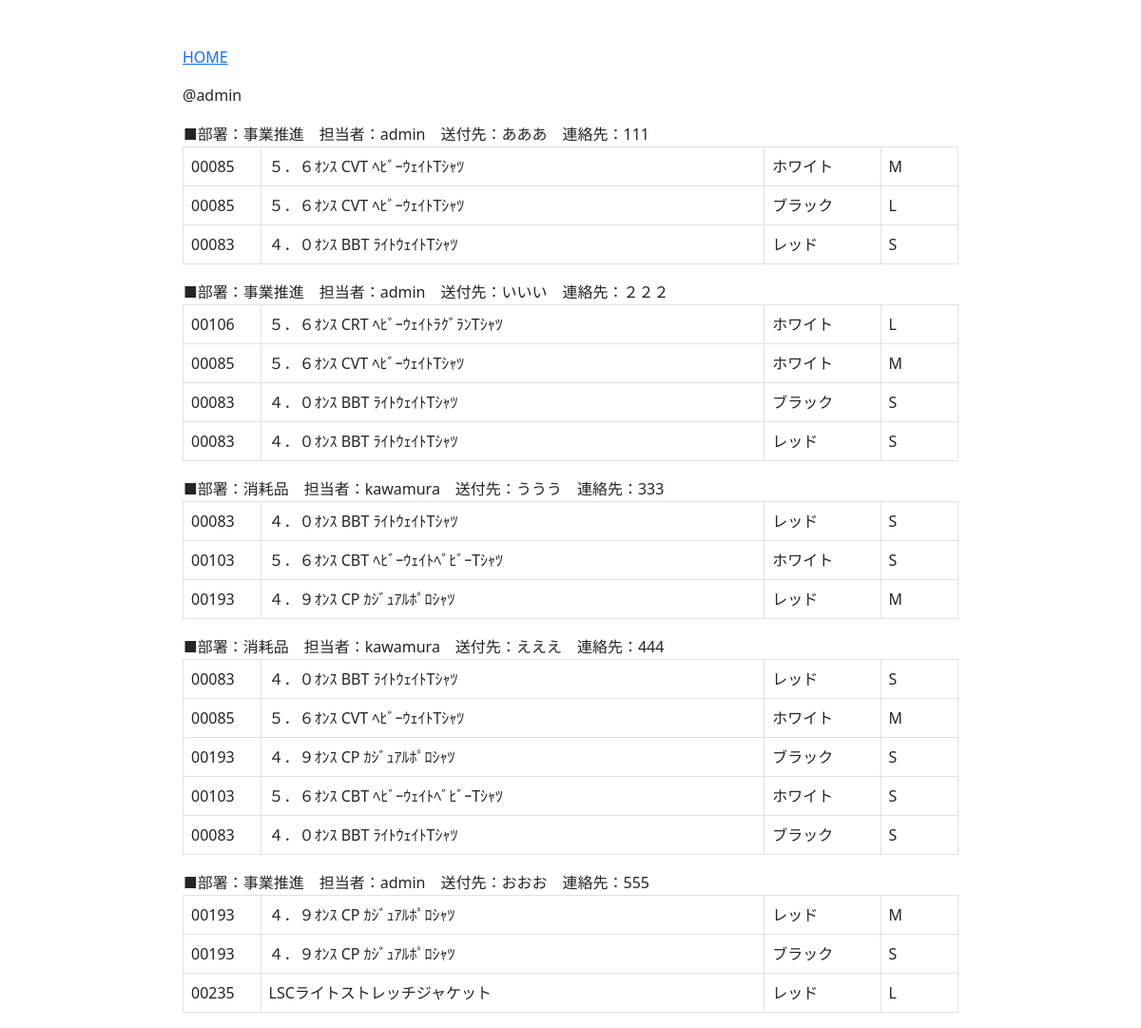
Before: /plac5/rireki/ (signed in) with the older database file.
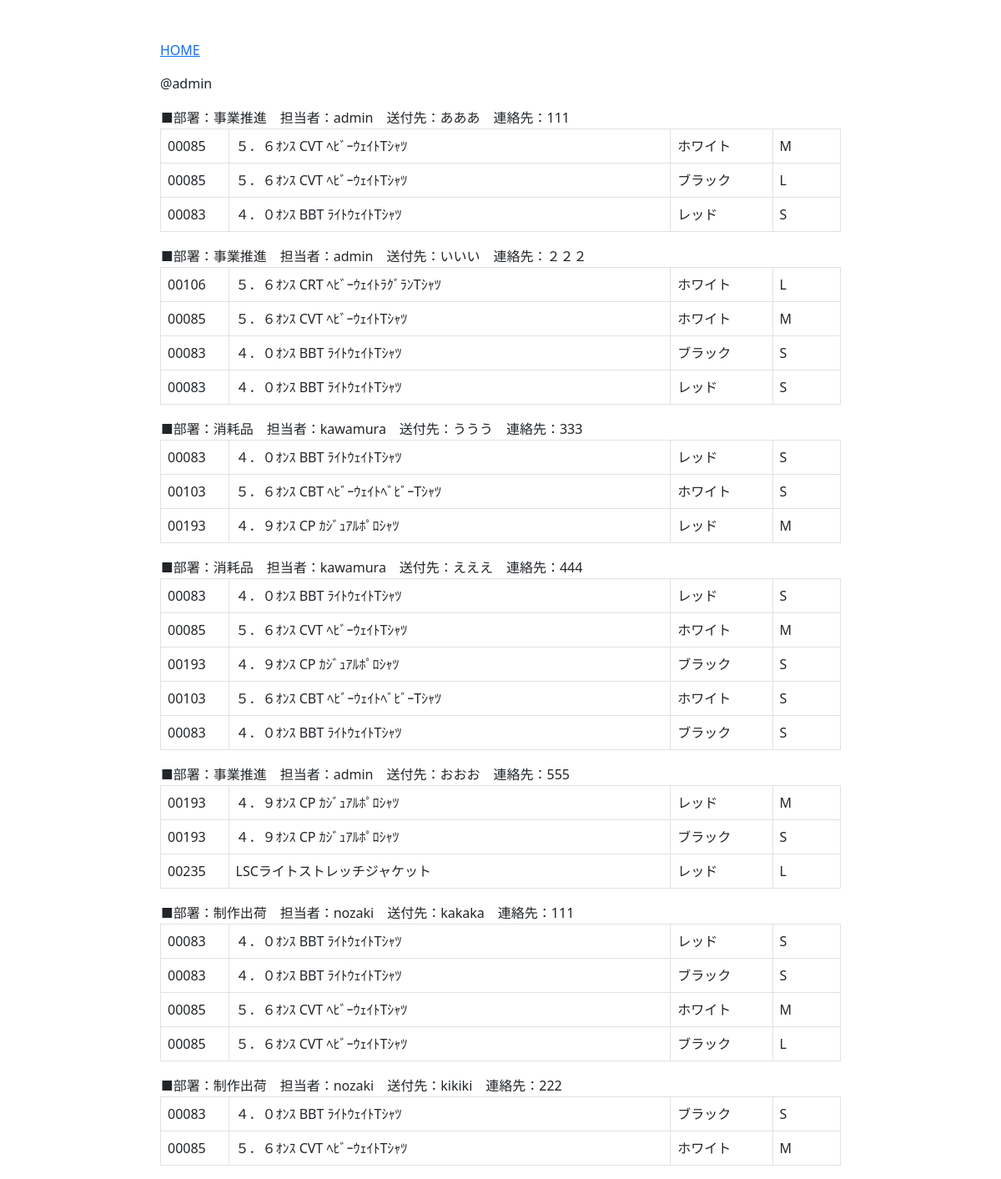
After: the same page with the newer database file.
### plac5/models.py (models this page shows, shortened)
class Send(models.Model):
    busho=models.CharField("部署",max_length=10)
    name=models.CharField("担当",max_length=10)
    send_name=models.CharField("送付先",max_length=10)
    send_tel=models.CharField("送付先電話",max_length=20)

class Sample(models.Model):
    sample_number=models.ForeignKey(Send,on_delete=models.CASCADE)
    hinban=models.CharField("品番",max_length=10)
    hinmei=models.CharField("品名",max_length=55)
    color=models.CharField("カラー",max_length=10)
    size=models.CharField("サイズ",max_length=5)

### plac5/views.py (the view)
# urls.py: path('rireki/', rireki, name="rireki"),
def rireki(request):
    if request.user.is_superuser:
        items=Send.objects.all()
        return render(request,"plac5/rireki.html",{"items":items})
    else:
        items=Send.objects.filter(name=request.user)
        return render(request,"plac5/rireki.html",{"items":items})

### plac5/templates/plac5/rireki.html
{% extends "plac5/base.html" %}
{% block main %}
<div class="container mt-5" style="width: 70%">
    <p><a href="{% url 'index' %}">HOME</a></p>
    <p>@{{request.user}}</p>
    {% for item in items %}
    <table>
        <tr>
            <td>
                {% if request.user.is_superuser %}
                    ■部署：{{item.busho}}　担当者：{{item.name}}　送付先：{{item.send_name}}　連絡先：{{item.send_tel}}
                {% else %}
                    ■送付先：{{item.send_name}}　連絡先：{{item.send_tel}}
                {% endif %}
            </td>
        </tr>
        <tr>
            <table class="table table-bordered">
                {% for sample in item.sample_set.all %}
                <tr>
                    <td style="width: 10%;">{{sample.hinban}}</td>
                    <td style="width: 65%;">{{sample.hinmei}}</td>
                    <td style="width: 15%;">{{sample.color}}</td>
                    <td style="width: 10%;">{{sample.size}}</td>
                </tr>
                {% endfor %}
            </table>
        </tr>
    </table>
    {% endfor %}
</div>
{% endblock %}

### plac5/templates/plac5/base.html (shortened to what this page needs)
<!DOCTYPE html>
<html lang="ja">
<head>
    <link href="https://cdn.jsdelivr.net/npm/bootstrap@5.0.2/dist/css/bootstrap.min.css" rel="stylesheet">
</head>
<body>
    {% block main %}
    {% endblock %}
</body>
</html>

Changed rows visible on the page:
added Send: busho "制作出荷", name "nozaki", send_name "kakaka", send_tel "111"
added Sample: hinban "00083", hinmei "４．０ｵﾝｽ BBT ﾗｲﾄｳｪｲﾄTｼｬﾂ", color "レッド", size "S", shown under "制作出荷"
added Sample: hinban "00083", hinmei "４．０ｵﾝｽ BBT ﾗｲﾄｳｪｲﾄTｼｬﾂ", color "ブラック", size "S", shown under "制作出荷"
added Sample: hinban "00085", hinmei "５．６ｵﾝｽ CVT ﾍﾋﾞｰｳｪｲﾄTｼｬﾂ", color "ホワイト", size "M", shown under "制作出荷"
added Sample: hinban "00085", hinmei "５．６ｵﾝｽ CVT ﾍﾋﾞｰｳｪｲﾄTｼｬﾂ", color "ブラック", size "L", shown under "制作出荷"
added Send: busho "制作出荷", name "nozaki", send_name "kikiki", send_tel "222"
added Sample: hinban "00083", hinmei "４．０ｵﾝｽ BBT ﾗｲﾄｳｪｲﾄTｼｬﾂ", color "ブラック", size "S", shown under "制作出荷"
added Sample: hinban "00085", hinmei "５．６ｵﾝｽ CVT ﾍﾋﾞｰｳｪｲﾄTｼｬﾂ", color "ホワイト", size "M", shown under "制作出荷"
